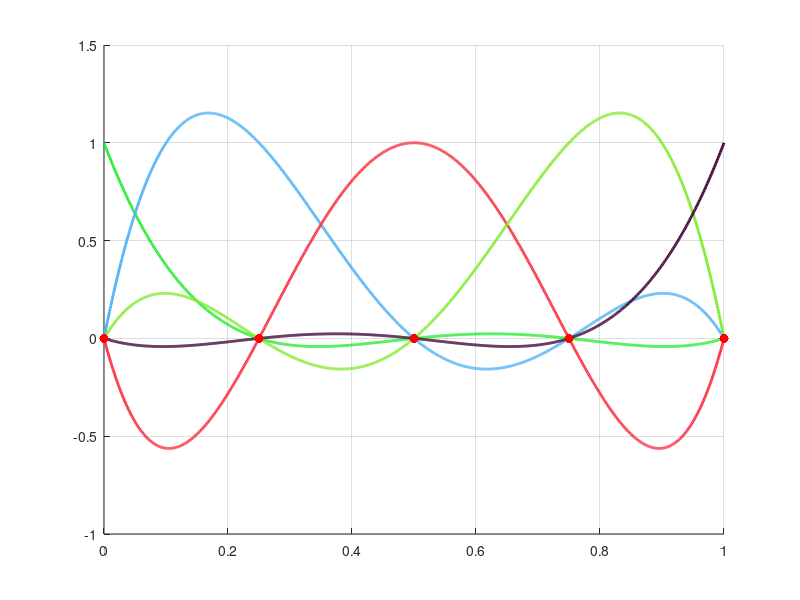

The MATLAB script that drew this image:
% задаем границы отрезка и значение n
a=0; b=1; n=4;
% генерируем набор из n+1 точек, равномерно распределенных на [0,1]
x=linspace(a,b,n+1);
% генерируем вспомогательный набор из 1000 точек, равномерно распределенных на [0,1]
% для вычисления в них функций Psi_k для построения их графиков
xx=linspace(a,b,1000);
% создаем графическое окно и оси, наносим сетку
figure
axes('NextPlot','add')
grid on
% в цикле вычисляем значения каждой функции Psi_k в точках, записанных в
xx
% и строим графики функции Psi_k
for k=1:n+1
Phi=ones(size(xx));
J=[1:k-1 k+1:n+1];
for j=J
Phi=Phi.*(xx-x(j))/(x(k)-x(j));
end
plot(xx,Phi,'Color',[rand rand rand],'LineWidth',2)
end
% отображаем узлы интерполяции красными маркерами
plot(x,zeros(size(x)),'LineStyle','none','Marker','.','Color','r','MarkerSize',20)
